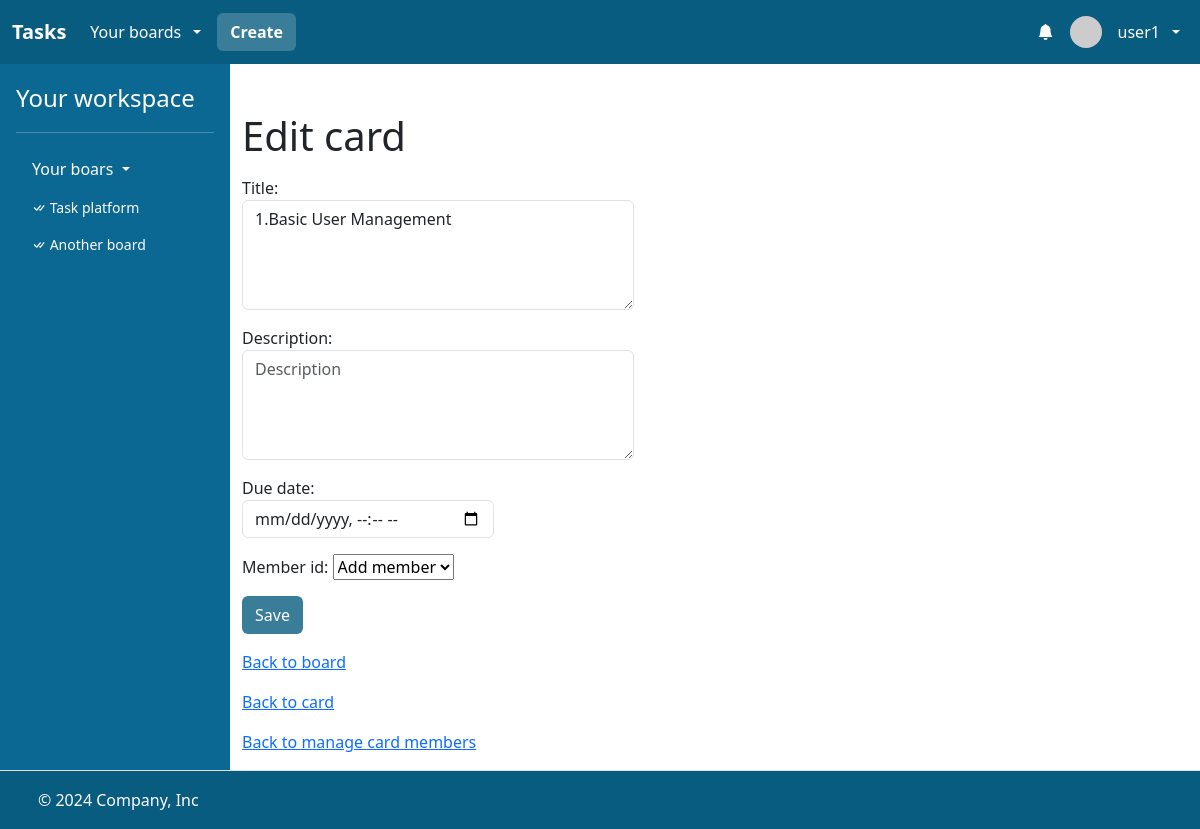
The app's page /edit_card_view/223 (signed in) with its own data.
### task/models.py (models this page shows, shortened)
class User(AbstractUser):
    bio = models.CharField(max_length=256)

class Board(models.Model):
    name = models.CharField(max_length=256)
    description = models.CharField(max_length=256)
    members = models.ManyToManyField(User, related_name="boards")
    created_at = models.DateTimeField(auto_now_add=True)

class Card(models.Model):
    list = models.ForeignKey("List", on_delete=models.CASCADE, related_name="cards")
    title = models.CharField(max_length=256)
    description = models.CharField(max_length=256)
    due_date = models.DateTimeField(null=True, blank=True)
    position = models.DecimalField(max_digits=10, decimal_places=2)
    members = models.ManyToManyField(User, related_name="cards")
    created_at = models.DateTimeField(auto_now_add=True)

### task/views/card_views.py (the view, shortened to what this page needs)
@login_required
def edit_card_view(request, card_id):
    card = Card.objects.filter(id=card_id).first()
    if card is None:
        return apology(request, "Card does not exist!", 400)
    if request.user not in card.list.board.members.all():
        return apology(request, "Card does not exist!", 400)
    card_members = card.members.all()
    all_board_members = card.list.board.members.all()
    member_choices = [("", "Add member")]
    member_choice_instances = []
    for member in all_board_members:
        if member not in card_members:
            member_choices.append((member.id, member.email))
            member_choice_instances.append(member)
    return render(
        request,
        "task/edit_card.html",
        {
            "boards": request.user.boards.all(),
            "card": card,
            "form": EditCardForm(
                initial={
                    "title": card.title,
                    "description": card.description,
                    "due_date": card.due_date,
                },
                initial_choices=member_choices,
            ),
        },
    )

### task/templates/task/edit_card.html (shortened to what this page needs)
{% extends "task/layout.html" %}
{% block main %}
    <div class="container">
        <div class="mt-5">
            <h1 class="mb-3">Edit card</h1>
            <form action="{% url 'edit_card_view' card.id %}" method="POST">
                {{ form }}
                <input class="btn" style="background: #397D99; color: white;" type="submit" value="Save">
            </form>
        </div>
        <div class="mt-3">
            <p><a class="link-primary" href="{% url 'board' card.list.board.id %}">Back to board</a></p>
            <p><a class="link-primary" href="{% url 'card' card.id %}">Back to card</a></p>
            <p><a class="link-primary" href="{% url 'card_members' card.id %}">Back to manage card members</a></p>
        </div>
    </div>
{% endblock %}

### task/templates/task/layout.html (shortened to what this page needs)
<!DOCTYPE html>
{% load static %}
{% load humanize %}
<html lang="en">
    <head>
        <link href="https://cdn.jsdelivr.net/npm/bootstrap@5.3.3/dist/css/bootstrap.min.css" rel="stylesheet">
        <link rel="stylesheet" href="https://cdn.jsdelivr.net/npm/bootstrap-icons@1.3.0/font/bootstrap-icons.css">
        <link href="{% static 'styles.css' %}" rel="stylesheet">
    </head>
    <body class="h-100vh">
        <div class="d-flex flex-column h-100">
            <header>
                <nav class="navbar navbar-expand-lg bg-custom-3"  data-bs-theme="dark">
                    <div class="container-fluid">
                      <a class="navbar-brand fw-bold" href="{% url 'index' %}">Tasks</a>
                      <div class="collapse navbar-collapse" id="navbarHeader">
                        <ul class="navbar-nav me-auto mb-2 mb-lg-0 d-flex align-items-center gap-2">
                            {% if user.is_authenticated %}
                                <li class="nav-item dropdown">
                                    <a class="nav-link dropdown-toggle text-white d-flex align-items-center gap-2" href="#" role="button" data-bs-toggle="dropdown" aria-expanded="false">
                                        <span>Your boards</span>
                                    </a>
                                </li>
                                <li class="nav-item">
                                    <a class="btn fw-bold text-white bg-custom-4" href="{% url 'create_board' %}">Create</a>
                                </li>
                          {% endif %}
                        </ul>
                        {% if user.is_authenticated %}
                        <ul class="navbar-nav ms-auto mb-2 mb-lg-0 f-flex align-items-center">
                            <li class="nav-item dropdown">
                                <a class="nav-link text-white d-relative d-flex align-items-center gap-2" href="#" role="button" id="dropdownMenuClickableInside" data-bs-toggle="dropdown" data-bs-auto-close="outside" aria-expanded="false">
                                    <i class="bi bi-bell-fill"></i>
                                </a>
                            </li>
                            <li class="nav-item dropdown">
                                <a class="nav-link dropdown-toggle text-white d-flex align-items-center gap-2" href="#" role="button" data-bs-toggle="dropdown" aria-expanded="false">
                                    <img src="https://i.pravatar.cc/48?u={{ user.id }}" alt="" width="32" height="32" class="rounded-circle me-2">
                                    <span>{{ user.username }}</span>
                                </a>
                            </li>
                        </ul>
                        {% endif %}
                      </div>
                    </div>
                  </nav>
            </header>
            <main class="flex-fill">
                <div class="d-flex flex-nowrap h-100">
                    {% if user.is_authenticated %}
                    <div class="d-none d-lg-flex flex-column flex-shrink-0 p-3 text-white side-menu-container">
                        <a href="{% url 'index' %}" class="text-decoration-none d-flex align-items-center mb-3 mb-md-0 me-md-auto text-white">
                          <span class="fs-4">Your workspace</span>
                        </a>
                        <hr>
                        <ul class="nav nav-pills flex-column mb-auto">
                          <li class="mb-1">
                            <button class="nav-link text-white collapsed dropdown-toggle" data-bs-toggle="collapse" data-bs-target="#home-collapse" aria-expanded="true">
                                Your boars
                            </button>
                            <div class="collapse show " id="home-collapse">
                                <ul class="btn-toggle-nav list-unstyled fw-normal pb-1 small max-height-490 overflow-auto">
                                    {% for board in boards %}
                                    <li>
                                        <a href="{% url 'board' board.id %}" class="nav-link text-white">
                                            <i class="bi bi-check-all"></i>
                                            {{ board.name }}
                                        </a>
                                    </li>
                                    {% endfor %}
                                </ul>
                            </div>
                          </li>
                        </ul>
                    </div>
                    {% endif %}
                    <div class="flex-fill bg-white min-heigt-700 overflow-x-hidden">
                        {% block main %}
                        {% endblock %}
                    </div>
                </div>
            </main>
            <footer class="d-flex flex-wrap justify-content-between align-items-center py-3 border-top bg-custom-3 border-0">
                <div class="col-md-4 d-flex align-items-center">
                  <a href="/" class="mb-3 me-2 mb-md-0 text-body-secondary lh-1">
                    <svg class="bi" width="30" height="24"><use xlink:href="#bootstrap"></use></svg>
                  </a>
                  <span class="mb-3 mb-md-0 text-white">© 2024 Company, Inc</span>
                </div>
                <ul class="nav col-md-4 justify-content-end list-unstyled d-flex">
                  <li class="ms-3"><a class="text-body-secondary" href="#"><svg class="bi" width="24" height="24"><use xlink:href="#twitter"></use></svg></a></li>
                  <li class="ms-3"><a class="text-body-secondary" href="#"><svg class="bi" width="24" height="24"><use xlink:href="#instagram"></use></svg></a></li>
                  <li class="ms-3"><a class="text-body-secondary" href="#"><svg class="bi" width="24" height="24"><use xlink:href="#facebook"></use></svg></a></li>
                </ul>
            </footer>
        </div>
    </body>
</html>

### task/templates/form_snippet.html (shortened to what this page needs)
{% for field in form %}
    <div class="form-group mb-3">
        {{ field.label_tag }} {{ field }}
    </div>
{% endfor %}

### task/static/styles.css (style rules this page uses)
.bg-custom-3 { background-color: #085c80; }
.bg-custom-4 { background-color: #397d99; }
.h-100 { height: 100%; }
.h-100vh { height: 100vh; }
.side-menu-container { width: 230px; background: #0a6892; }
.max-height-490 { max-height: 490px; }
.min-heigt-700 { min-height: 700px; }
.overflow-x-hidden { overflow-x: hidden; }

### records on screen
User: username "user1"
Board: name "Task platform"
Board: name "Another board"
Card: form "1.Basic User Management"

### other values on screen
{{ field.label_tag }} "Title:" "Description:" "Due date:" "Member id:"
